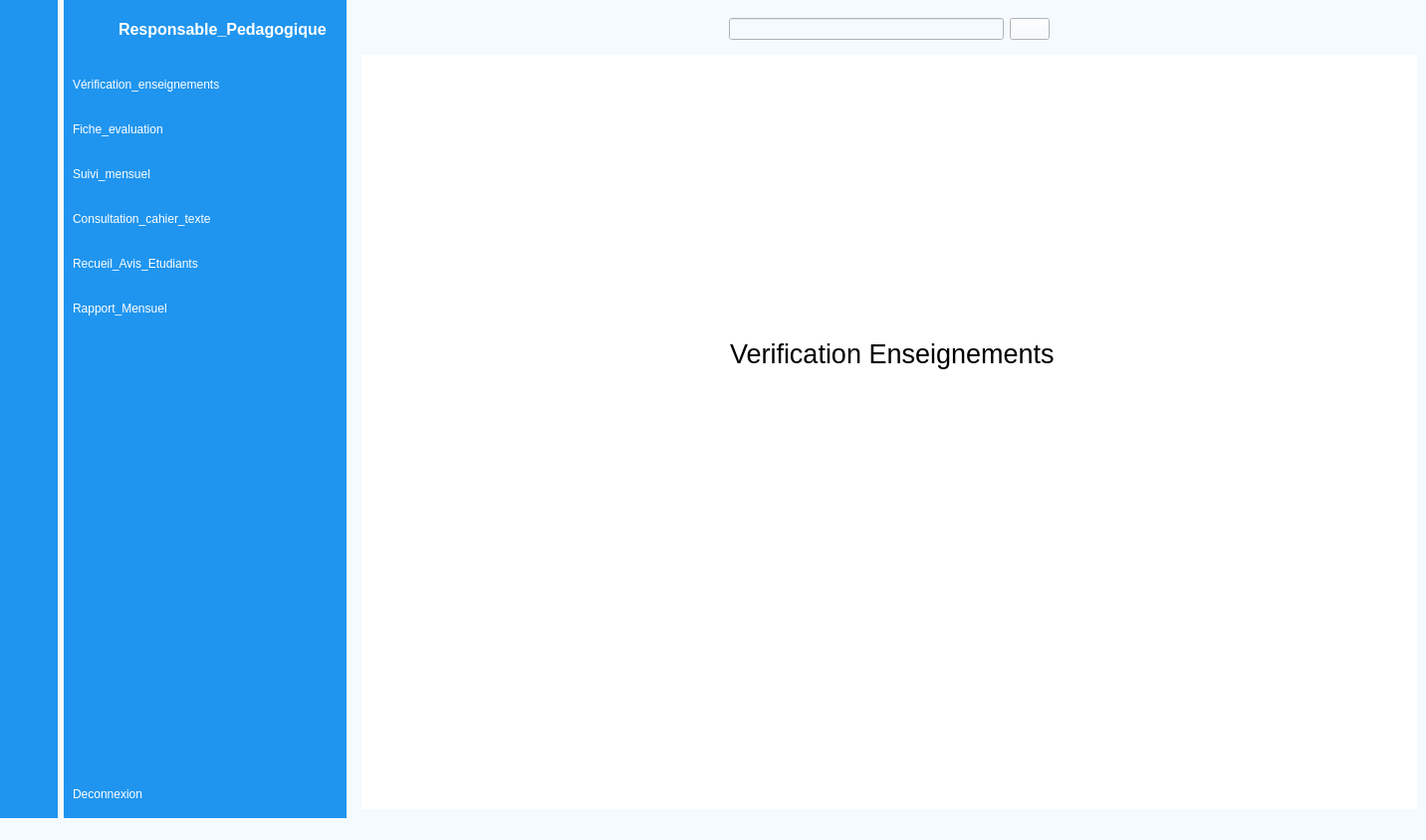
<?xml version="1.0" encoding="UTF-8"?>
<ui version="4.0">
 <class>MainWindow</class>
 <widget class="QMainWindow" name="MainWindow">
  <property name="geometry">
   <rect>
    <x>0</x>
    <y>0</y>
    <width>1432</width>
    <height>844</height>
   </rect>
  </property>
  <property name="windowTitle">
   <string>MainWindow</string>
  </property>
  <property name="styleSheet">
   <string notr="true">background-color: rgb(245, 250, 254)</string>
  </property>
  <widget class="QWidget" name="centralwidget">
   <layout class="QGridLayout" name="gridLayout">
    <property name="leftMargin">
     <number>0</number>
    </property>
    <property name="topMargin">
     <number>0</number>
    </property>
    <property name="rightMargin">
     <number>0</number>
    </property>
    <property name="bottomMargin">
     <number>0</number>
    </property>
    <item row="0" column="0">
     <widget class="QWidget" name="icon_only_widget" native="true">
      <property name="styleSheet">
       <string notr="true">QWidget{
	background-color: rgb(31, 149, 239);	
}
QPushButton{
	color: white;
	height: 30px;
	border: none;
	border-radius: 10px;
}
QPushButton:checked{
	background-color: #F5FAFE;
	color: #1F95EF;
	font-weight: bold;
}</string>
      </property>
      <layout class="QVBoxLayout" name="verticalLayout_3">
       <item>
        <layout class="QHBoxLayout" name="horizontalLayout_5">
         <item>
          <widget class="QLabel" name="label">
           <property name="minimumSize">
            <size>
             <width>40</width>
             <height>40</height>
            </size>
           </property>
           <property name="maximumSize">
            <size>
             <width>40</width>
             <height>40</height>
            </size>
           </property>
           <property name="text">
            <string/>
           </property>
           <property name="pixmap">
            <pixmap resource="resource.qrc">:/images/Capture d’écran du 2024-04-10 00-58-39.png</pixmap>
           </property>
           <property name="scaledContents">
            <bool>true</bool>
           </property>
          </widget>
         </item>
        </layout>
       </item>
       <item>
        <layout class="QVBoxLayout" name="verticalLayout">
         <property name="spacing">
          <number>15</number>
         </property>
         <property name="topMargin">
          <number>15</number>
         </property>
         <item>
          <widget class="QPushButton" name="ens_1">
           <property name="text">
            <string/>
           </property>
           <property name="icon">
            <iconset resource="resource.qrc">
             <normaloff>:/images/Capture d’écran du 2024-04-10 01-33-53.png</normaloff>:/images/Capture d’écran du 2024-04-10 01-33-53.png</iconset>
           </property>
           <property name="iconSize">
            <size>
             <width>20</width>
             <height>20</height>
            </size>
           </property>
           <property name="checkable">
            <bool>true</bool>
           </property>
           <property name="autoExclusive">
            <bool>true</bool>
           </property>
          </widget>
         </item>
         <item>
          <widget class="QPushButton" name="eva_1">
           <property name="text">
            <string/>
           </property>
           <property name="icon">
            <iconset resource="resource.qrc">
             <normaloff>:/images/Capture d’écran du 2024-04-10 01-34-51.png</normaloff>:/images/Capture d’écran du 2024-04-10 01-34-51.png</iconset>
           </property>
           <property name="iconSize">
            <size>
             <width>20</width>
             <height>20</height>
            </size>
           </property>
           <property name="checkable">
            <bool>true</bool>
           </property>
           <property name="autoExclusive">
            <bool>true</bool>
           </property>
          </widget>
         </item>
         <item>
          <widget class="QPushButton" name="men_1">
           <property name="text">
            <string/>
           </property>
           <property name="icon">
            <iconset resource="resource.qrc">
             <normaloff>:/images/Capture d’écran du 2024-04-10 01-36-10.png</normaloff>:/images/Capture d’écran du 2024-04-10 01-36-10.png</iconset>
           </property>
           <property name="iconSize">
            <size>
             <width>20</width>
             <height>20</height>
            </size>
           </property>
           <property name="checkable">
            <bool>true</bool>
           </property>
           <property name="autoExclusive">
            <bool>true</bool>
           </property>
          </widget>
         </item>
         <item>
          <widget class="QPushButton" name="cons_1">
           <property name="text">
            <string/>
           </property>
           <property name="icon">
            <iconset resource="resource.qrc">
             <normaloff>:/images/Capture d’écran du 2024-04-10 01-36-35.png</normaloff>:/images/Capture d’écran du 2024-04-10 01-36-35.png</iconset>
           </property>
           <property name="iconSize">
            <size>
             <width>20</width>
             <height>20</height>
            </size>
           </property>
           <property name="checkable">
            <bool>true</bool>
           </property>
           <property name="autoExclusive">
            <bool>true</bool>
           </property>
          </widget>
         </item>
         <item>
          <widget class="QPushButton" name="avis_1">
           <property name="text">
            <string/>
           </property>
           <property name="icon">
            <iconset resource="resource.qrc">
             <normaloff>:/images/Capture d’écran du 2024-04-10 01-37-22.png</normaloff>:/images/Capture d’écran du 2024-04-10 01-37-22.png</iconset>
           </property>
           <property name="iconSize">
            <size>
             <width>20</width>
             <height>20</height>
            </size>
           </property>
           <property name="checkable">
            <bool>true</bool>
           </property>
           <property name="autoExclusive">
            <bool>true</bool>
           </property>
          </widget>
         </item>
         <item>
          <widget class="QPushButton" name="rap_1">
           <property name="text">
            <string/>
           </property>
           <property name="icon">
            <iconset resource="resource.qrc">
             <normaloff>:/images/Capture d’écran du 2024-04-10 01-37-59.png</normaloff>:/images/Capture d’écran du 2024-04-10 01-37-59.png</iconset>
           </property>
           <property name="iconSize">
            <size>
             <width>20</width>
             <height>20</height>
            </size>
           </property>
           <property name="checkable">
            <bool>true</bool>
           </property>
           <property name="autoExclusive">
            <bool>true</bool>
           </property>
          </widget>
         </item>
        </layout>
       </item>
       <item>
        <spacer name="verticalSpacer">
         <property name="orientation">
          <enum>Qt::Vertical</enum>
         </property>
         <property name="sizeHint" stdset="0">
          <size>
           <width>20</width>
           <height>418</height>
          </size>
         </property>
        </spacer>
       </item>
       <item>
        <widget class="QPushButton" name="pushButton_8">
         <property name="text">
          <string/>
         </property>
         <property name="icon">
          <iconset resource="resource.qrc">
           <normaloff>:/images/Capture d’écran du 2024-04-10 01-45-32.png</normaloff>:/images/Capture d’écran du 2024-04-10 01-45-32.png</iconset>
         </property>
         <property name="iconSize">
          <size>
           <width>20</width>
           <height>20</height>
          </size>
         </property>
         <property name="checkable">
          <bool>true</bool>
         </property>
        </widget>
       </item>
      </layout>
     </widget>
    </item>
    <item row="0" column="1">
     <widget class="QWidget" name="icon_name_widget" native="true">
      <property name="styleSheet">
       <string notr="true">QWidget{
	background-color: rgb(31, 149, 239);	
	color: white;
}
QPushButton{
	color: white;
	text-align: left;
	height: 30px;
	border: none;
	border-radius: 10px;
}
QPushButton:checked{
	background-color: #F5FAFE;
	color: #1F95EF;
	font-weight: bold;
}</string>
      </property>
      <layout class="QVBoxLayout" name="verticalLayout_4">
       <property name="rightMargin">
        <number>0</number>
       </property>
       <item>
        <layout class="QHBoxLayout" name="horizontalLayout_3">
         <property name="rightMargin">
          <number>20</number>
         </property>
         <item>
          <widget class="QLabel" name="label_4">
           <property name="minimumSize">
            <size>
             <width>40</width>
             <height>40</height>
            </size>
           </property>
           <property name="maximumSize">
            <size>
             <width>40</width>
             <height>40</height>
            </size>
           </property>
           <property name="text">
            <string/>
           </property>
           <property name="pixmap">
            <pixmap resource="resource.qrc">:/images/Capture d’écran du 2024-04-10 00-58-39.png</pixmap>
           </property>
           <property name="scaledContents">
            <bool>true</bool>
           </property>
          </widget>
         </item>
         <item>
          <widget class="QLabel" name="label_3">
           <property name="font">
            <font>
             <pointsize>12</pointsize>
             <weight>75</weight>
             <bold>true</bold>
            </font>
           </property>
           <property name="text">
            <string>Responsable_Pedagogique</string>
           </property>
          </widget>
         </item>
        </layout>
       </item>
       <item>
        <layout class="QVBoxLayout" name="verticalLayout_2">
         <property name="spacing">
          <number>15</number>
         </property>
         <property name="topMargin">
          <number>15</number>
         </property>
         <item>
          <widget class="QPushButton" name="ens_2">
           <property name="text">
            <string>Vérification_enseignements</string>
           </property>
           <property name="icon">
            <iconset resource="resource.qrc">
             <normaloff>:/images/Capture d’écran du 2024-04-10 01-33-53.png</normaloff>:/images/Capture d’écran du 2024-04-10 01-33-53.png</iconset>
           </property>
           <property name="iconSize">
            <size>
             <width>20</width>
             <height>20</height>
            </size>
           </property>
           <property name="checkable">
            <bool>true</bool>
           </property>
           <property name="autoExclusive">
            <bool>true</bool>
           </property>
          </widget>
         </item>
         <item>
          <widget class="QPushButton" name="eva_2">
           <property name="text">
            <string>Fiche_evaluation</string>
           </property>
           <property name="icon">
            <iconset resource="resource.qrc">
             <normaloff>:/images/Capture d’écran du 2024-04-10 01-34-51.png</normaloff>:/images/Capture d’écran du 2024-04-10 01-34-51.png</iconset>
           </property>
           <property name="iconSize">
            <size>
             <width>20</width>
             <height>20</height>
            </size>
           </property>
           <property name="checkable">
            <bool>true</bool>
           </property>
           <property name="autoExclusive">
            <bool>true</bool>
           </property>
          </widget>
         </item>
         <item>
          <widget class="QPushButton" name="men_2">
           <property name="text">
            <string>Suivi_mensuel</string>
           </property>
           <property name="icon">
            <iconset resource="resource.qrc">
             <normaloff>:/images/Capture d’écran du 2024-04-10 01-36-10.png</normaloff>:/images/Capture d’écran du 2024-04-10 01-36-10.png</iconset>
           </property>
           <property name="iconSize">
            <size>
             <width>20</width>
             <height>20</height>
            </size>
           </property>
           <property name="checkable">
            <bool>true</bool>
           </property>
           <property name="autoExclusive">
            <bool>true</bool>
           </property>
          </widget>
         </item>
         <item>
          <widget class="QPushButton" name="cons_2">
           <property name="text">
            <string>Consultation_cahier_texte</string>
           </property>
           <property name="icon">
            <iconset resource="resource.qrc">
             <normaloff>:/images/Capture d’écran du 2024-04-10 01-36-35.png</normaloff>:/images/Capture d’écran du 2024-04-10 01-36-35.png</iconset>
           </property>
           <property name="iconSize">
            <size>
             <width>20</width>
             <height>20</height>
            </size>
           </property>
           <property name="checkable">
            <bool>true</bool>
           </property>
           <property name="autoExclusive">
            <bool>true</bool>
           </property>
          </widget>
         </item>
         <item>
          <widget class="QPushButton" name="avis_2">
           <property name="text">
            <string>Recueil_Avis_Etudiants</string>
           </property>
           <property name="icon">
            <iconset resource="resource.qrc">
             <normaloff>:/images/Capture d’écran du 2024-04-10 01-37-22.png</normaloff>:/images/Capture d’écran du 2024-04-10 01-37-22.png</iconset>
           </property>
           <property name="iconSize">
            <size>
             <width>20</width>
             <height>20</height>
            </size>
           </property>
           <property name="checkable">
            <bool>true</bool>
           </property>
           <property name="autoExclusive">
            <bool>true</bool>
           </property>
          </widget>
         </item>
         <item>
          <widget class="QPushButton" name="rap_2">
           <property name="text">
            <string>Rapport_Mensuel</string>
           </property>
           <property name="icon">
            <iconset resource="resource.qrc">
             <normaloff>:/images/Capture d’écran du 2024-04-10 01-37-59.png</normaloff>:/images/Capture d’écran du 2024-04-10 01-37-59.png</iconset>
           </property>
           <property name="iconSize">
            <size>
             <width>20</width>
             <height>20</height>
            </size>
           </property>
           <property name="checkable">
            <bool>true</bool>
           </property>
           <property name="autoExclusive">
            <bool>true</bool>
           </property>
          </widget>
         </item>
        </layout>
       </item>
       <item>
        <spacer name="verticalSpacer_2">
         <property name="orientation">
          <enum>Qt::Vertical</enum>
         </property>
         <property name="sizeHint" stdset="0">
          <size>
           <width>20</width>
           <height>418</height>
          </size>
         </property>
        </spacer>
       </item>
       <item>
        <widget class="QPushButton" name="pushButton_10">
         <property name="text">
          <string>Deconnexion</string>
         </property>
         <property name="icon">
          <iconset resource="resource.qrc">
           <normaloff>:/images/Capture d’écran du 2024-04-10 01-45-32.png</normaloff>:/images/Capture d’écran du 2024-04-10 01-45-32.png</iconset>
         </property>
         <property name="iconSize">
          <size>
           <width>20</width>
           <height>20</height>
          </size>
         </property>
         <property name="checkable">
          <bool>true</bool>
         </property>
        </widget>
       </item>
      </layout>
     </widget>
    </item>
    <item row="0" column="2">
     <widget class="QWidget" name="main_widget" native="true">
      <layout class="QVBoxLayout" name="verticalLayout_5">
       <item>
        <widget class="QWidget" name="header_widget" native="true">
         <layout class="QHBoxLayout" name="horizontalLayout_6">
          <item>
           <widget class="QPushButton" name="pushButton_19">
            <property name="styleSheet">
             <string notr="true">border:none;
</string>
            </property>
            <property name="text">
             <string/>
            </property>
            <property name="icon">
             <iconset resource="resource.qrc">
              <normaloff>:/images/Capture d’écran du 2024-04-10 01-58-39.png</normaloff>:/images/Capture d’écran du 2024-04-10 01-58-39.png</iconset>
            </property>
            <property name="iconSize">
             <size>
              <width>30</width>
              <height>30</height>
             </size>
            </property>
            <property name="checkable">
             <bool>true</bool>
            </property>
            <property name="autoExclusive">
             <bool>true</bool>
            </property>
           </widget>
          </item>
          <item>
           <spacer name="horizontalSpacer_3">
            <property name="orientation">
             <enum>Qt::Horizontal</enum>
            </property>
            <property name="sizeHint" stdset="0">
             <size>
              <width>317</width>
              <height>20</height>
             </size>
            </property>
           </spacer>
          </item>
          <item>
           <layout class="QHBoxLayout" name="horizontalLayout">
            <item>
             <widget class="QLineEdit" name="lineEdit_2"/>
            </item>
            <item>
             <widget class="QPushButton" name="pushButton_20">
              <property name="text">
               <string/>
              </property>
              <property name="icon">
               <iconset resource="resource.qrc">
                <normaloff>:/images/Capture d’écran du 2024-04-10 10-06-07.png</normaloff>:/images/Capture d’écran du 2024-04-10 10-06-07.png</iconset>
              </property>
              <property name="iconSize">
               <size>
                <width>30</width>
                <height>30</height>
               </size>
              </property>
             </widget>
            </item>
           </layout>
          </item>
          <item>
           <spacer name="horizontalSpacer_5">
            <property name="orientation">
             <enum>Qt::Horizontal</enum>
            </property>
            <property name="sizeHint" stdset="0">
             <size>
              <width>317</width>
              <height>20</height>
             </size>
            </property>
           </spacer>
          </item>
          <item>
           <widget class="QPushButton" name="pushButton_21">
            <property name="styleSheet">
             <string notr="true">border:none;</string>
            </property>
            <property name="text">
             <string/>
            </property>
            <property name="icon">
             <iconset resource="resource.qrc">
              <normaloff>:/images/Capture d’écran du 2024-04-10 10-10-46.png</normaloff>:/images/Capture d’écran du 2024-04-10 10-10-46.png</iconset>
            </property>
            <property name="iconSize">
             <size>
              <width>30</width>
              <height>30</height>
             </size>
            </property>
           </widget>
          </item>
         </layout>
        </widget>
       </item>
       <item>
        <widget class="QStackedWidget" name="stackedWidget">
         <property name="styleSheet">
          <string notr="true">background-color: rgb(255, 255, 255);
</string>
         </property>
         <widget class="QWidget" name="page_enseignement">
          <widget class="QLabel" name="label_2">
           <property name="geometry">
            <rect>
             <x>370</x>
             <y>240</y>
             <width>341</width>
             <height>121</height>
            </rect>
           </property>
           <property name="font">
            <font>
             <pointsize>20</pointsize>
            </font>
           </property>
           <property name="text">
            <string>Verification Enseignements</string>
           </property>
          </widget>
         </widget>
         <widget class="QWidget" name="page_fiche">
          <widget class="QLabel" name="label_5">
           <property name="geometry">
            <rect>
             <x>440</x>
             <y>230</y>
             <width>211</width>
             <height>121</height>
            </rect>
           </property>
           <property name="font">
            <font>
             <pointsize>20</pointsize>
            </font>
           </property>
           <property name="text">
            <string>Fiche Evaluation</string>
           </property>
          </widget>
         </widget>
         <widget class="QWidget" name="page_mensuel">
          <widget class="QLabel" name="label_6">
           <property name="geometry">
            <rect>
             <x>430</x>
             <y>260</y>
             <width>181</width>
             <height>121</height>
            </rect>
           </property>
           <property name="font">
            <font>
             <pointsize>20</pointsize>
            </font>
           </property>
           <property name="text">
            <string>Suivi Mensuel</string>
           </property>
          </widget>
         </widget>
         <widget class="QWidget" name="page_consultation">
          <widget class="QLabel" name="label_7">
           <property name="geometry">
            <rect>
             <x>370</x>
             <y>260</y>
             <width>341</width>
             <height>121</height>
            </rect>
           </property>
           <property name="font">
            <font>
             <pointsize>20</pointsize>
            </font>
           </property>
           <property name="text">
            <string>Consultation Cahier Texte</string>
           </property>
          </widget>
         </widget>
         <widget class="QWidget" name="page_avis">
          <widget class="QLabel" name="label_8">
           <property name="geometry">
            <rect>
             <x>390</x>
             <y>250</y>
             <width>281</width>
             <height>121</height>
            </rect>
           </property>
           <property name="font">
            <font>
             <pointsize>20</pointsize>
            </font>
           </property>
           <property name="text">
            <string>Recueil Avis Etudiants</string>
           </property>
          </widget>
         </widget>
         <widget class="QWidget" name="page_rapport">
          <widget class="QLabel" name="label_9">
           <property name="geometry">
            <rect>
             <x>410</x>
             <y>260</y>
             <width>231</width>
             <height>121</height>
            </rect>
           </property>
           <property name="font">
            <font>
             <pointsize>20</pointsize>
            </font>
           </property>
           <property name="text">
            <string>Rapport Mensuel</string>
           </property>
          </widget>
         </widget>
        </widget>
       </item>
      </layout>
     </widget>
    </item>
   </layout>
  </widget>
  <widget class="QMenuBar" name="menubar">
   <property name="geometry">
    <rect>
     <x>0</x>
     <y>0</y>
     <width>1432</width>
     <height>22</height>
    </rect>
   </property>
  </widget>
  <widget class="QStatusBar" name="statusbar"/>
 </widget>
 <resources>
  <include location="resource.qrc"/>
  <include location="resources.qrc"/>
 </resources>
 <connections>
  <connection>
   <sender>pushButton_19</sender>
   <signal>toggled(bool)</signal>
   <receiver>icon_only_widget</receiver>
   <slot>setHidden(bool)</slot>
   <hints>
    <hint type="sourcelabel">
     <x>390</x>
     <y>73</y>
    </hint>
    <hint type="destinationlabel">
     <x>46</x>
     <y>523</y>
    </hint>
   </hints>
  </connection>
  <connection>
   <sender>pushButton_19</sender>
   <signal>toggled(bool)</signal>
   <receiver>icon_name_widget</receiver>
   <slot>setVisible(bool)</slot>
   <hints>
    <hint type="sourcelabel">
     <x>379</x>
     <y>73</y>
    </hint>
    <hint type="destinationlabel">
     <x>282</x>
     <y>474</y>
    </hint>
   </hints>
  </connection>
  <connection>
   <sender>rap_1</sender>
   <signal>toggled(bool)</signal>
   <receiver>rap_2</receiver>
   <slot>setChecked(bool)</slot>
   <hints>
    <hint type="sourcelabel">
     <x>41</x>
     <y>335</y>
    </hint>
    <hint type="destinationlabel">
     <x>86</x>
     <y>335</y>
    </hint>
   </hints>
  </connection>
  <connection>
   <sender>avis_1</sender>
   <signal>toggled(bool)</signal>
   <receiver>avis_2</receiver>
   <slot>setChecked(bool)</slot>
   <hints>
    <hint type="sourcelabel">
     <x>40</x>
     <y>286</y>
    </hint>
    <hint type="destinationlabel">
     <x>101</x>
     <y>293</y>
    </hint>
   </hints>
  </connection>
  <connection>
   <sender>cons_1</sender>
   <signal>toggled(bool)</signal>
   <receiver>cons_2</receiver>
   <slot>setChecked(bool)</slot>
   <hints>
    <hint type="sourcelabel">
     <x>36</x>
     <y>244</y>
    </hint>
    <hint type="destinationlabel">
     <x>95</x>
     <y>244</y>
    </hint>
   </hints>
  </connection>
  <connection>
   <sender>men_1</sender>
   <signal>toggled(bool)</signal>
   <receiver>men_2</receiver>
   <slot>setChecked(bool)</slot>
   <hints>
    <hint type="sourcelabel">
     <x>42</x>
     <y>192</y>
    </hint>
    <hint type="destinationlabel">
     <x>96</x>
     <y>198</y>
    </hint>
   </hints>
  </connection>
  <connection>
   <sender>eva_1</sender>
   <signal>toggled(bool)</signal>
   <receiver>eva_2</receiver>
   <slot>setChecked(bool)</slot>
   <hints>
    <hint type="sourcelabel">
     <x>37</x>
     <y>144</y>
    </hint>
    <hint type="destinationlabel">
     <x>95</x>
     <y>144</y>
    </hint>
   </hints>
  </connection>
  <connection>
   <sender>ens_1</sender>
   <signal>toggled(bool)</signal>
   <receiver>ens_2</receiver>
   <slot>setChecked(bool)</slot>
   <hints>
    <hint type="sourcelabel">
     <x>42</x>
     <y>104</y>
    </hint>
    <hint type="destinationlabel">
     <x>114</x>
     <y>107</y>
    </hint>
   </hints>
  </connection>
  <connection>
   <sender>ens_2</sender>
   <signal>toggled(bool)</signal>
   <receiver>ens_1</receiver>
   <slot>setChecked(bool)</slot>
   <hints>
    <hint type="sourcelabel">
     <x>93</x>
     <y>117</y>
    </hint>
    <hint type="destinationlabel">
     <x>33</x>
     <y>117</y>
    </hint>
   </hints>
  </connection>
  <connection>
   <sender>eva_2</sender>
   <signal>toggled(bool)</signal>
   <receiver>eva_1</receiver>
   <slot>setChecked(bool)</slot>
   <hints>
    <hint type="sourcelabel">
     <x>85</x>
     <y>159</y>
    </hint>
    <hint type="destinationlabel">
     <x>30</x>
     <y>158</y>
    </hint>
   </hints>
  </connection>
  <connection>
   <sender>men_2</sender>
   <signal>toggled(bool)</signal>
   <receiver>men_1</receiver>
   <slot>setChecked(bool)</slot>
   <hints>
    <hint type="sourcelabel">
     <x>87</x>
     <y>200</y>
    </hint>
    <hint type="destinationlabel">
     <x>21</x>
     <y>207</y>
    </hint>
   </hints>
  </connection>
  <connection>
   <sender>cons_2</sender>
   <signal>toggled(bool)</signal>
   <receiver>cons_1</receiver>
   <slot>setChecked(bool)</slot>
   <hints>
    <hint type="sourcelabel">
     <x>86</x>
     <y>249</y>
    </hint>
    <hint type="destinationlabel">
     <x>13</x>
     <y>254</y>
    </hint>
   </hints>
  </connection>
  <connection>
   <sender>avis_2</sender>
   <signal>toggled(bool)</signal>
   <receiver>avis_1</receiver>
   <slot>setChecked(bool)</slot>
   <hints>
    <hint type="sourcelabel">
     <x>76</x>
     <y>285</y>
    </hint>
    <hint type="destinationlabel">
     <x>19</x>
     <y>286</y>
    </hint>
   </hints>
  </connection>
  <connection>
   <sender>rap_2</sender>
   <signal>toggled(bool)</signal>
   <receiver>rap_1</receiver>
   <slot>setChecked(bool)</slot>
   <hints>
    <hint type="sourcelabel">
     <x>88</x>
     <y>325</y>
    </hint>
    <hint type="destinationlabel">
     <x>16</x>
     <y>325</y>
    </hint>
   </hints>
  </connection>
  <connection>
   <sender>pushButton_8</sender>
   <signal>toggled(bool)</signal>
   <receiver>statusbar</receiver>
   <slot>close()</slot>
   <hints>
    <hint type="sourcelabel">
     <x>38</x>
     <y>801</y>
    </hint>
    <hint type="destinationlabel">
     <x>37</x>
     <y>827</y>
    </hint>
   </hints>
  </connection>
  <connection>
   <sender>pushButton_10</sender>
   <signal>toggled(bool)</signal>
   <receiver>statusbar</receiver>
   <slot>close()</slot>
   <hints>
    <hint type="sourcelabel">
     <x>221</x>
     <y>795</y>
    </hint>
    <hint type="destinationlabel">
     <x>222</x>
     <y>834</y>
    </hint>
   </hints>
  </connection>
  <connection>
   <sender>pushButton_10</sender>
   <signal>toggled(bool)</signal>
   <receiver>statusbar</receiver>
   <slot>close()</slot>
   <hints>
    <hint type="sourcelabel">
     <x>221</x>
     <y>799</y>
    </hint>
    <hint type="destinationlabel">
     <x>223</x>
     <y>836</y>
    </hint>
   </hints>
  </connection>
 </connections>
</ui>
